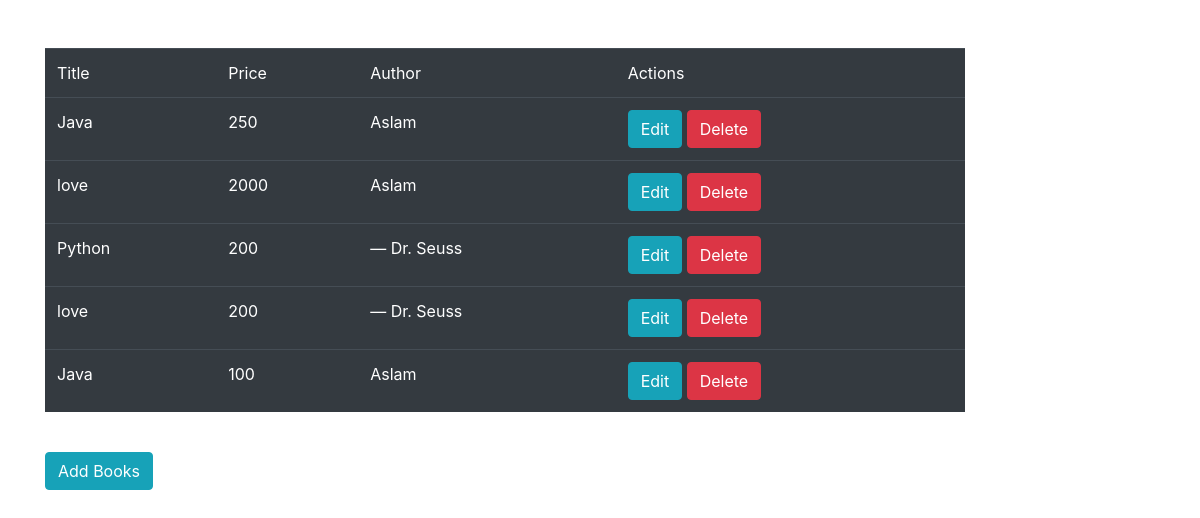
The app's page /, older data.
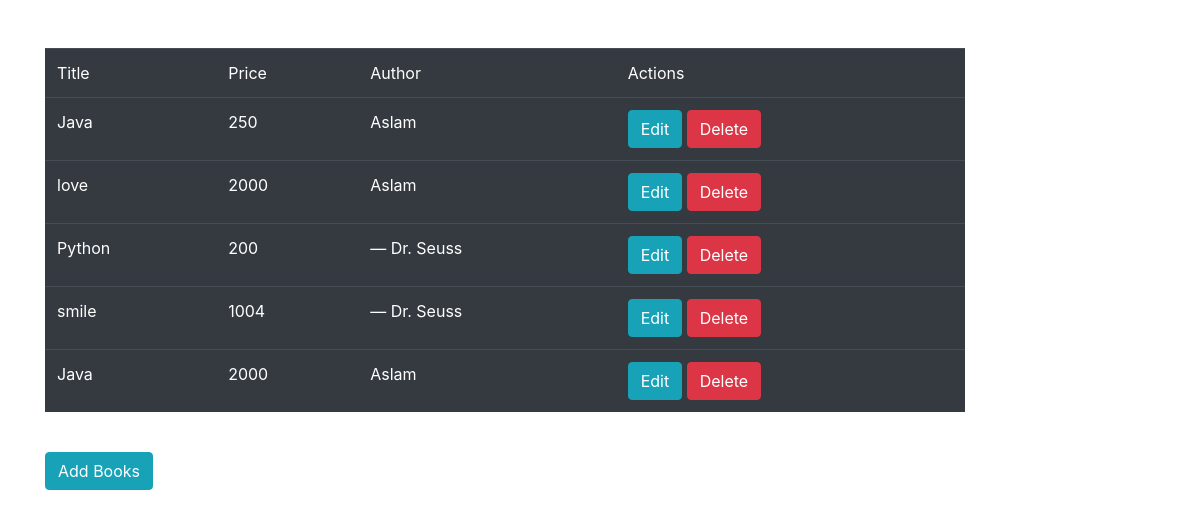
The same page, newer data.
### CRUD/models.py (models this page shows)
class BookList(models.Model):
    title=models.CharField(max_length=150)
    price=models.IntegerField()
    author=models.CharField(max_length=50)

### CRUD/views.py (the view)
# urls.py: path('',views.index,name='index'),
def index(request):
    book=BookList.objects.all()
    return render(request,'index.html',{'book':book})

### templates/index.html
{% extends 'base.html' %}
{% block content %}
<table class="table table-dark">
<thead>
<tr>
    <td>Title</td>
    <td>Price</td>
    <td>Author</td>
    <td>Actions</td>
</tr>
</thead>
<tbody>
{% for b in book%}
<tr>
    <td>{{b.title}}</td>
    <td>{{b.price}}</td>
    <td>{{b.author}}</td>
    <td>
        <a href="/edit/{{b.id}}" class="btn btn-info">Edit</a>
        <a href="/delete/{{b.id}}" class="btn btn-danger">Delete</a>
    </td>
</tr>
{% endfor %}
</tbody>
</table>
<br>
<a class="btn btn-info" href="add_book">Add Books</a>
{% endblock %}

### templates/base.html (shortened to what this page needs)
{% load static %}
<!DOCTYPE html>
<html lang="en">
<head>
  <link href="{% static 'vendor/bootstrap/css/bootstrap.min.css' %}" rel="stylesheet">
</head>
<body>
<br><br>
<div class="container">
     <div class="row">
       <div class="col-sm-10 col-sm-offset-1 col-md-10 col-md-offset-1 col-lg-10 col-lg-offset-1">
{% block content %}
{% endblock %}
       </div>
     </div>
</div>
</body>
</html>

Row changes from the older to the newer data that the page shows:
removed BookList: title "love", price "200", author "― Dr. Seuss"
removed BookList: title "Java", price "100", author "Aslam"
added BookList: title "smile", price "1004", author "― Dr. Seuss"
added BookList: title "Java", price "2000", author "Aslam"
